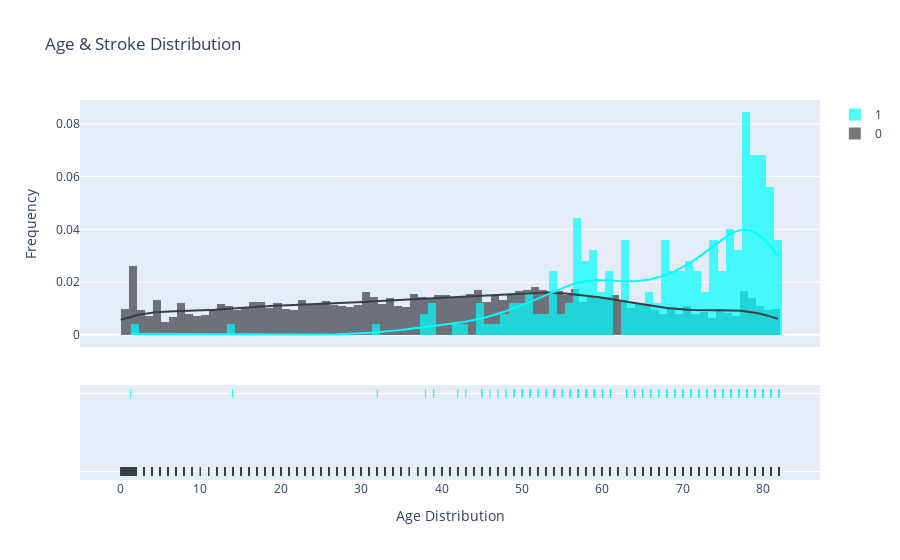

Notebook cell for this chart:
### Markdown cell above
From the above plots we can see that the Age distribution is close to symmetric and the other two distributions are positively skewed.

### Code cell
import plotly.figure_factory as ff
group_labels = ['0', '1']
l = [rawdata['age'][(rawdata["stroke"] == 0)],rawdata['age'][(rawdata["stroke"] == 1)]]
fig = ff.create_distplot(l, group_labels,curve_type='kde',colors = ['#393E46', 'cyan'])
fig.update_layout(title_text='Age & Stroke Distribution',xaxis_title="Age Distribution",yaxis_title="Frequency")
fig.show()

### Figure 1 — Plotly figure (JSON) as saved in the notebook; plotly's stock layout.template omitted (floating-point values rounded to 4 significant figures; data arrays with more than 128 entries replaced by an {"elided": "..."} marker saying what was removed)
{"data": [{"autobinx": false, "histnorm": "probability density", "legendgroup": "0", "marker": {"color": "#393E46"}, "name": "0", "opacity": 0.7, "type": "histogram", "x": {"elided": "4861 float values"}, "xaxis": "x", "xbins": {"end": 82, "size": 1, "start": 0.08}, "yaxis": "y"}, {"autobinx": false, "histnorm": "probability density", "legendgroup": "1", "marker": {"color": "cyan"}, "name": "1", "opacity": 0.7, "type": "histogram", "x": {"elided": "249 float values"}, "xaxis": "x", "xbins": {"end": 82, "size": 1, "start": 1.32}, "yaxis": "y"}, {"legendgroup": "0", "marker": {"color": "#393E46"}, "mode": "lines", "name": "0", "showlegend": false, "type": "scatter", "x": {"elided": "500 float values"}, "xaxis": "x", "y": {"elided": "500 float values"}, "yaxis": "y"}, {"legendgroup": "1", "marker": {"color": "cyan"}, "mode": "lines", "name": "1", "showlegend": false, "type": "scatter", "x": {"elided": "500 float values"}, "xaxis": "x", "y": {"elided": "500 float values"}, "yaxis": "y"}, {"legendgroup": "0", "marker": {"color": "#393E46", "symbol": "line-ns-open"}, "mode": "markers", "name": "0", "showlegend": false, "type": "scatter", "x": {"elided": "4861 float values"}, "xaxis": "x", "y": {"elided": "4861 str values"}, "yaxis": "y2"}, {"legendgroup": "1", "marker": {"color": "cyan", "symbol": "line-ns-open"}, "mode": "markers", "name": "1", "showlegend": false, "type": "scatter", "x": {"elided": "249 float values"}, "xaxis": "x", "y": {"elided": "249 str values"}, "yaxis": "y2"}], "layout": {"barmode": "overlay", "hovermode": "closest", "legend": {"traceorder": "reversed"}, "title": {"text": "Age & Stroke Distribution"}, "xaxis": {"anchor": "y2", "domain": [0, 1], "title": {"text": "Age Distribution"}, "zeroline": false}, "yaxis": {"anchor": "free", "domain": [0.35, 1], "position": 0, "title": {"text": "Frequency"}}, "yaxis2": {"anchor": "x", "domain": [0, 0.25], "dtick": 1, "showticklabels": false}}}
